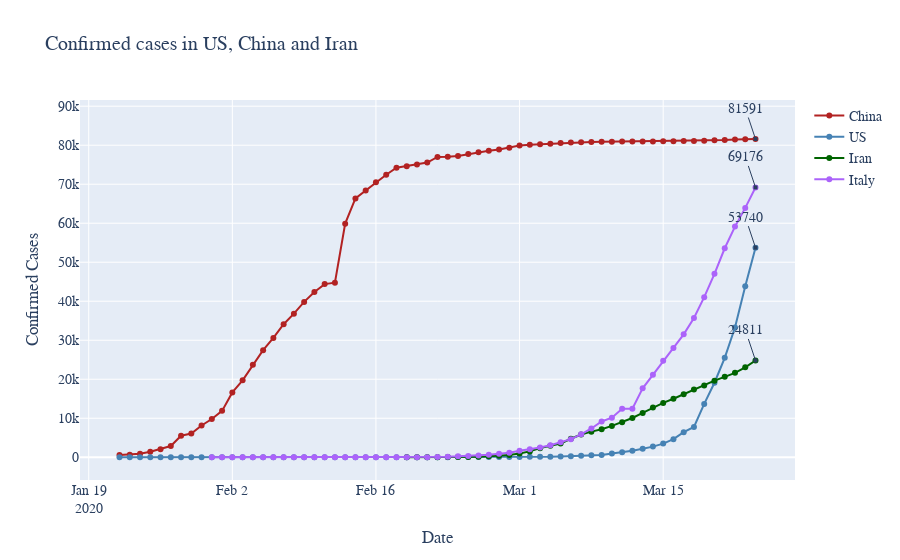

Notebook source saved alongside this figure:
### Markdown cell above
**We can automate the annotations with the code below**

As we saw in the examples above, we can put annotations in the chart, but note in the last code cell we actually coded a lot of lines only to annotate the last values of the time series.

So in the code cell below is an example of how to write annotations in the chart with a **``for loop``**.

### Code cell
# consolidate 3 time series
# see func 'consolidate_time_series(array)'
ts1 = Country('US').get_confirmed_ts()
ts2 = Country('China').get_confirmed_ts()
ts3 = Country('Iran').get_confirmed_ts()
ts4 = Country('Italy').get_confirmed_ts()
conso = consolidate_time_series([ts1,ts2,ts3,ts4])

# get values
y1 = conso.loc['US']
y2 = conso.loc['China']
y3 = conso.loc['Iran']
y4 = conso.loc['Italy']
y_list = [y1,y2,y3,y4]
x = conso.columns.to_list()

fig = go.Figure()

# add lines
fig.add_trace(go.Scatter(name='China',x=x,y=y2,mode='lines+markers',line=dict(color='firebrick'),
                        text=y2))
fig.add_trace(go.Scatter(name='US',x=x,y=y1,mode='lines+markers',line=dict(color='steelblue',width=2)))
fig.add_trace(go.Scatter(name='Iran',x=x,y=y3,mode='lines+markers',line=dict(color='darkgreen',width=2)))
fig.add_trace(go.Scatter(name='Italy',x=x,y=y4,mode='lines+markers',line=dict(width=2)))

# automate annotations
annotations = []
for yi in y_list:
    annotations.append(
        dict(
            x=x[-1],
            y=yi[-1],
            xref="x",
            yref="y",
            text='{}'.format(int(yi[-1])),
            showarrow=True,
            arrowhead=7
        )
    )
    
# layout
fig.update_layout(
    title='Confirmed cases in US, China and Iran',
    xaxis_title="Date",
    yaxis_title="Confirmed Cases",
    font=dict(
        family="Arial, bold",
        size=14,
        #color="auto"
    ),
    annotations=annotations
)

fig.show()

### Figure 1 — Plotly figure (JSON) as saved in the notebook; plotly's stock layout.template omitted (floating-point values rounded to 4 significant figures)
{"data": [{"line": {"color": "firebrick"}, "mode": "lines+markers", "name": "China", "text": [548, 643, 920, 1406, 2075, 2877, 5509, 6087, 8141, 9802, 11891, 16630, 19716, 23707, 27440, 30587, 34110, 36814, 39829, 42354, 44386, 44759, 59895, 66358, 68413, 70513, 72434, 74211, 74619, 75077, 75550, 77001, 77022, 77241, 77754, 78166, 78600, 78928, 79356, 79932, 80136, 80261, 80386, 80537, 80690, 80770, 80823, 80860, 80887, 80921, 80932, 80945, 80977, 81003, 81033, 81058, 81102, 81156, 81250, 81305, 81435, 81498, 81591], "type": "scatter", "x": ["2020-01-22", "2020-01-23", "2020-01-24", "2020-01-25", "2020-01-26", "2020-01-27", "2020-01-28", "2020-01-29", "2020-01-30", "2020-01-31", "2020-02-01", "2020-02-02", "2020-02-03", "2020-02-04", "2020-02-05", "2020-02-06", "2020-02-07", "2020-02-08", "2020-02-09", "2020-02-10", "2020-02-11", "2020-02-12", "2020-02-13", "2020-02-14", "2020-02-15", "2020-02-16", "2020-02-17", "2020-02-18", "2020-02-19", "2020-02-20", "2020-02-21", "2020-02-22", "2020-02-23", "2020-02-24", "2020-02-25", "2020-02-26", "2020-02-27", "2020-02-28", "2020-02-29", "2020-03-01", "2020-03-02", "2020-03-03", "2020-03-04", "2020-03-05", "2020-03-06", "2020-03-07", "2020-03-08", "2020-03-09", "2020-03-10", "2020-03-11", "2020-03-12", "2020-03-13", "2020-03-14", "2020-03-15", "2020-03-16", "2020-03-17", "2020-03-18", "2020-03-19", "2020-03-20", "2020-03-21", "2020-03-22", "2020-03-23", "2020-03-24"], "y": [548, 643, 920, 1406, 2075, 2877, 5509, 6087, 8141, 9802, 11891, 16630, 19716, 23707, 27440, 30587, 34110, 36814, 39829, 42354, 44386, 44759, 59895, 66358, 68413, 70513, 72434, 74211, 74619, 75077, 75550, 77001, 77022, 77241, 77754, 78166, 78600, 78928, 79356, 79932, 80136, 80261, 80386, 80537, 80690, 80770, 80823, 80860, 80887, 80921, 80932, 80945, 80977, 81003, 81033, 81058, 81102, 81156, 81250, 81305, 81435, 81498, 81591]}, {"line": {"color": "steelblue", "width": 2}, "mode": "lines+markers", "name": "US", "type": "scatter", "x": ["2020-01-22", "2020-01-23", "2020-01-24", "2020-01-25", "2020-01-26", "2020-01-27", "2020-01-28", "2020-01-29", "2020-01-30", "2020-01-31", "2020-02-01", "2020-02-02", "2020-02-03", "2020-02-04", "2020-02-05", "2020-02-06", "2020-02-07", "2020-02-08", "2020-02-09", "2020-02-10", "2020-02-11", "2020-02-12", "2020-02-13", "2020-02-14", "2020-02-15", "2020-02-16", "2020-02-17", "2020-02-18", "2020-02-19", "2020-02-20", "2020-02-21", "2020-02-22", "2020-02-23", "2020-02-24", "2020-02-25", "2020-02-26", "2020-02-27", "2020-02-28", "2020-02-29", "2020-03-01", "2020-03-02", "2020-03-03", "2020-03-04", "2020-03-05", "2020-03-06", "2020-03-07", "2020-03-08", "2020-03-09", "2020-03-10", "2020-03-11", "2020-03-12", "2020-03-13", "2020-03-14", "2020-03-15", "2020-03-16", "2020-03-17", "2020-03-18", "2020-03-19", "2020-03-20", "2020-03-21", "2020-03-22", "2020-03-23", "2020-03-24"], "y": [1, 1, 2, 2, 5, 5, 5, 5, 5, 7, 8, 8, 11, 11, 11, 11, 11, 11, 11, 11, 12, 12, 13, 13, 13, 13, 13, 13, 13, 13, 15, 15, 15, 51, 51, 57, 58, 60, 68, 74, 98, 118, 149, 217, 262, 402, 518, 583, 959, 1281, 1663, 2179, 2727, 3499, 4632, 6421, 7783, 13677, 19100, 25489, 33276, 43847, 53740]}, {"line": {"color": "darkgreen", "width": 2}, "mode": "lines+markers", "name": "Iran", "type": "scatter", "x": ["2020-01-22", "2020-01-23", "2020-01-24", "2020-01-25", "2020-01-26", "2020-01-27", "2020-01-28", "2020-01-29", "2020-01-30", "2020-01-31", "2020-02-01", "2020-02-02", "2020-02-03", "2020-02-04", "2020-02-05", "2020-02-06", "2020-02-07", "2020-02-08", "2020-02-09", "2020-02-10", "2020-02-11", "2020-02-12", "2020-02-13", "2020-02-14", "2020-02-15", "2020-02-16", "2020-02-17", "2020-02-18", "2020-02-19", "2020-02-20", "2020-02-21", "2020-02-22", "2020-02-23", "2020-02-24", "2020-02-25", "2020-02-26", "2020-02-27", "2020-02-28", "2020-02-29", "2020-03-01", "2020-03-02", "2020-03-03", "2020-03-04", "2020-03-05", "2020-03-06", "2020-03-07", "2020-03-08", "2020-03-09", "2020-03-10", "2020-03-11", "2020-03-12", "2020-03-13", "2020-03-14", "2020-03-15", "2020-03-16", "2020-03-17", "2020-03-18", "2020-03-19", "2020-03-20", "2020-03-21", "2020-03-22", "2020-03-23", "2020-03-24"], "y": [null, null, null, null, null, null, null, null, null, null, null, null, null, null, null, null, null, null, null, null, null, null, null, null, null, null, null, null, 2, 5, 18, 28, 43, 61, 95, 139, 245, 388, 593, 978, 1501, 2336, 2922, 3513, 4747, 5823, 6566, 7161, 8042, 9000, 10075, 11364, 12729, 13938, 14991, 16169, 17361, 18407, 19644, 20610, 21638, 23049, 24811]}, {"line": {"width": 2}, "mode": "lines+markers", "name": "Italy", "type": "scatter", "x": ["2020-01-22", "2020-01-23", "2020-01-24", "2020-01-25", "2020-01-26", "2020-01-27", "2020-01-28", "2020-01-29", "2020-01-30", "2020-01-31", "2020-02-01", "2020-02-02", "2020-02-03", "2020-02-04", "2020-02-05", "2020-02-06", "2020-02-07", "2020-02-08", "2020-02-09", "2020-02-10", "2020-02-11", "2020-02-12", "2020-02-13", "2020-02-14", "2020-02-15", "2020-02-16", "2020-02-17", "2020-02-18", "2020-02-19", "2020-02-20", "2020-02-21", "2020-02-22", "2020-02-23", "2020-02-24", "2020-02-25", "2020-02-26", "2020-02-27", "2020-02-28", "2020-02-29", "2020-03-01", "2020-03-02", "2020-03-03", "2020-03-04", "2020-03-05", "2020-03-06", "2020-03-07", "2020-03-08", "2020-03-09", "2020-03-10", "2020-03-11", "2020-03-12", "2020-03-13", "2020-03-14", "2020-03-15", "2020-03-16", "2020-03-17", "2020-03-18", "2020-03-19", "2020-03-20", "2020-03-21", "2020-03-22", "2020-03-23", "2020-03-24"], "y": [null, null, null, null, null, null, null, null, null, 2, 2, 2, 2, 2, 2, 2, 3, 3, 3, 3, 3, 3, 3, 3, 3, 3, 3, 3, 3, 3, 20, 62, 155, 229, 322, 453, 655, 888, 1128, 1694, 2036, 2502, 3089, 3858, 4636, 5883, 7375, 9172, 10149, 12462, 12462, 17660, 21157, 24747, 27980, 31506, 35713, 41035, 47021, 53578, 59138, 63927, 69176]}], "layout": {"annotations": [{"arrowhead": 7, "showarrow": true, "text": "53740", "x": "2020-03-24", "xref": "x", "y": 53740, "yref": "y"}, {"arrowhead": 7, "showarrow": true, "text": "81591", "x": "2020-03-24", "xref": "x", "y": 81591, "yref": "y"}, {"arrowhead": 7, "showarrow": true, "text": "24811", "x": "2020-03-24", "xref": "x", "y": 24811, "yref": "y"}, {"arrowhead": 7, "showarrow": true, "text": "69176", "x": "2020-03-24", "xref": "x", "y": 69176, "yref": "y"}], "font": {"family": "Arial, bold", "size": 14}, "title": {"text": "Confirmed cases in US, China and Iran"}, "xaxis": {"title": {"text": "Date"}}, "yaxis": {"title": {"text": "Confirmed Cases"}}}}
